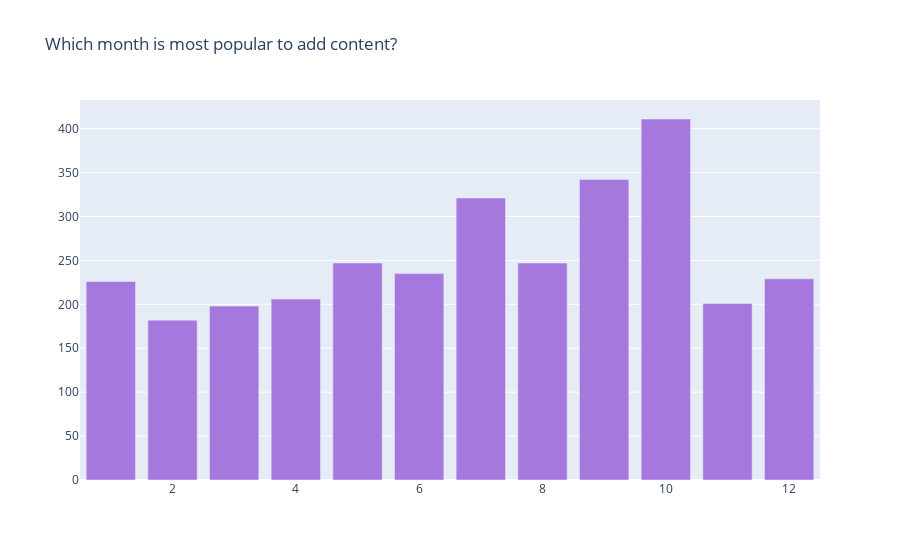

The code cell stored with this chart in its notebook:
### Code cell
col = 'added_month'
vc4 = df[col].value_counts().reset_index()
vc4 = vc4.rename(columns = {col : "count", "index" : col})
#vc4['percent'] = vc4['count'].apply(lambda x : 100*x/sum(vc1['count']))
vc4 = vc4.sort_values(col)

trace1 = go.Bar(x=vc4[col], y=vc4["count"], name="content", marker=dict(color="#a678de"))
data = [trace1]
layout = go.Layout(title="Which month is most popular to add content?", legend=dict(x=0.1, y=1.1, orientation="h"))
fig = go.Figure(data, layout=layout)
fig.show()

### Figure 1 — Plotly figure (JSON) as saved in the notebook; plotly's stock layout.template omitted (floating-point values rounded to 4 significant figures)
{"data": [{"marker": {"color": "#a678de"}, "name": "content", "type": "bar", "x": [1, 2, 3, 4, 5, 6, 7, 8, 9, 10, 11, 12], "y": [226, 182, 198, 206, 247, 235, 321, 247, 342, 411, 201, 229]}], "layout": {"legend": {"orientation": "h", "x": 0.1, "y": 1.1}, "title": {"text": "Which month is most popular to add content?"}}}
